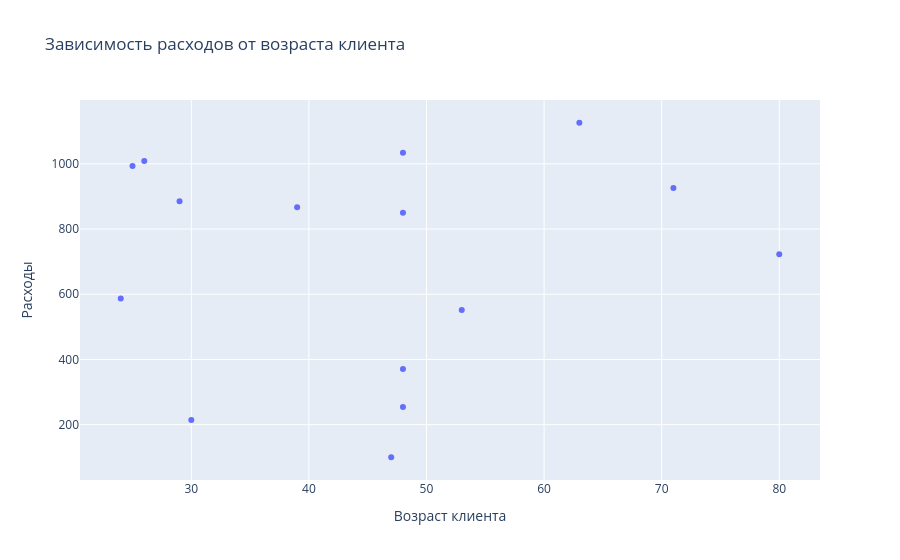

Notebook code for this chart:
### Markdown cell above
Plotly:

### Code cell
plot_scatter_plotly(df)

### Figure 1 — Plotly figure (JSON) as saved in the notebook; plotly's stock layout.template omitted (floating-point values rounded to 4 significant figures)
{"data": [{"hovertemplate": "Возраст клиента=%{x}<br>Расходы=%{y}<extra></extra>", "legendgroup": "", "marker": {"color": "#636efa", "symbol": "circle"}, "mode": "markers", "name": "", "orientation": "v", "showlegend": false, "type": "scatter", "x": [29.0, 48.0, 48.0, 30.0, 25.0, 48.0, 63.0, 39.0, 53.0, 71.0, 47.0, 48.0, 24.0, 26.0, 80.0], "xaxis": "x", "y": [885, 850, 1034, 214, 993, 371, 1126, 867, 552, 926, 100, 254, 587, 1009, 723], "yaxis": "y"}], "layout": {"legend": {"tracegroupgap": 0}, "title": {"text": "Зависимость расходов от возраста клиента"}, "xaxis": {"anchor": "y", "domain": [0, 1], "title": {"text": "Возраст клиента"}}, "yaxis": {"anchor": "x", "domain": [0, 1], "title": {"text": "Расходы"}}}}
